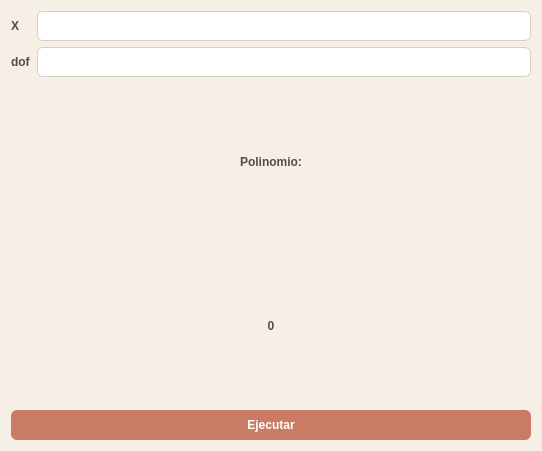
<?xml version="1.0" encoding="UTF-8"?>
<ui version="4.0">
 <class>Dialog</class>
 <widget class="QDialog" name="Dialog">
  <property name="geometry">
   <rect>
    <x>0</x>
    <y>0</y>
    <width>542</width>
    <height>451</height>
   </rect>
  </property>
  <property name="windowTitle">
   <string>Dialog</string>
  </property>
  <property name="styleSheet">
   <string notr="true">QDialog {
    background-color: #F5EFE6; /* Beige claro cálido */
    font-family: &quot;Segoe UI&quot;, &quot;Roboto&quot;, sans-serif;
    font-size: 14px;
}

/* Etiquetas */
QLabel {
    color: #5A4A42; /* Café suave */
    font-weight: 500;
}

/* Campos de texto */
QLineEdit {
    background-color: #FFFFFF;
    border: 1px solid #D6CFC7;
    border-radius: 6px;
    padding: 6px 8px;
    color: #3E3E3E;
}

QLineEdit:focus {
    border: 1px solid #C97B63; /* Acento cálido */
}

/* Botones */
QPushButton {
    background-color: #C97B63; /* Terracota */
    color: white;
    border: none;
    border-radius: 6px;
    padding: 8px 14px;
    font-weight: 600;
}

QPushButton:hover {
    background-color: #B56A55;
}

QPushButton:pressed {
    background-color: #9E5B49;
}

/* Botón secundario (opcional con objectName) */
QPushButton#secondaryButton {
    background-color: #E6DED6;
    color: #5A4A42;
}

QPushButton#secondaryButton:hover {
    background-color: #D6CFC7;
}</string>
  </property>
  <layout class="QVBoxLayout" name="verticalLayout_2">
   <item>
    <layout class="QVBoxLayout" name="verticalLayout">
     <item>
      <layout class="QGridLayout" name="gridLayout">
       <item row="0" column="0">
        <widget class="QLabel" name="lbl_x">
         <property name="text">
          <string>X</string>
         </property>
        </widget>
       </item>
       <item row="0" column="1">
        <widget class="QLineEdit" name="txt_X"/>
       </item>
       <item row="1" column="0">
        <widget class="QLabel" name="lbl_dof">
         <property name="text">
          <string>dof</string>
         </property>
        </widget>
       </item>
       <item row="1" column="1">
        <widget class="QLineEdit" name="txt_dof"/>
       </item>
      </layout>
     </item>
     <item>
      <widget class="QLabel" name="label_3">
       <property name="font">
        <font>
         <weight>62</weight>
         <bold>true</bold>
        </font>
       </property>
       <property name="text">
        <string>Polinomio:</string>
       </property>
       <property name="alignment">
        <set>Qt::AlignCenter</set>
       </property>
      </widget>
     </item>
     <item>
      <widget class="QLabel" name="lbl_resultado">
       <property name="font">
        <font>
         <weight>62</weight>
         <bold>true</bold>
        </font>
       </property>
       <property name="text">
        <string>0</string>
       </property>
       <property name="alignment">
        <set>Qt::AlignCenter</set>
       </property>
      </widget>
     </item>
     <item>
      <widget class="QPushButton" name="btn_ejecutar">
       <property name="text">
        <string>Ejecutar</string>
       </property>
      </widget>
     </item>
    </layout>
   </item>
  </layout>
 </widget>
 <resources/>
 <connections/>
</ui>
